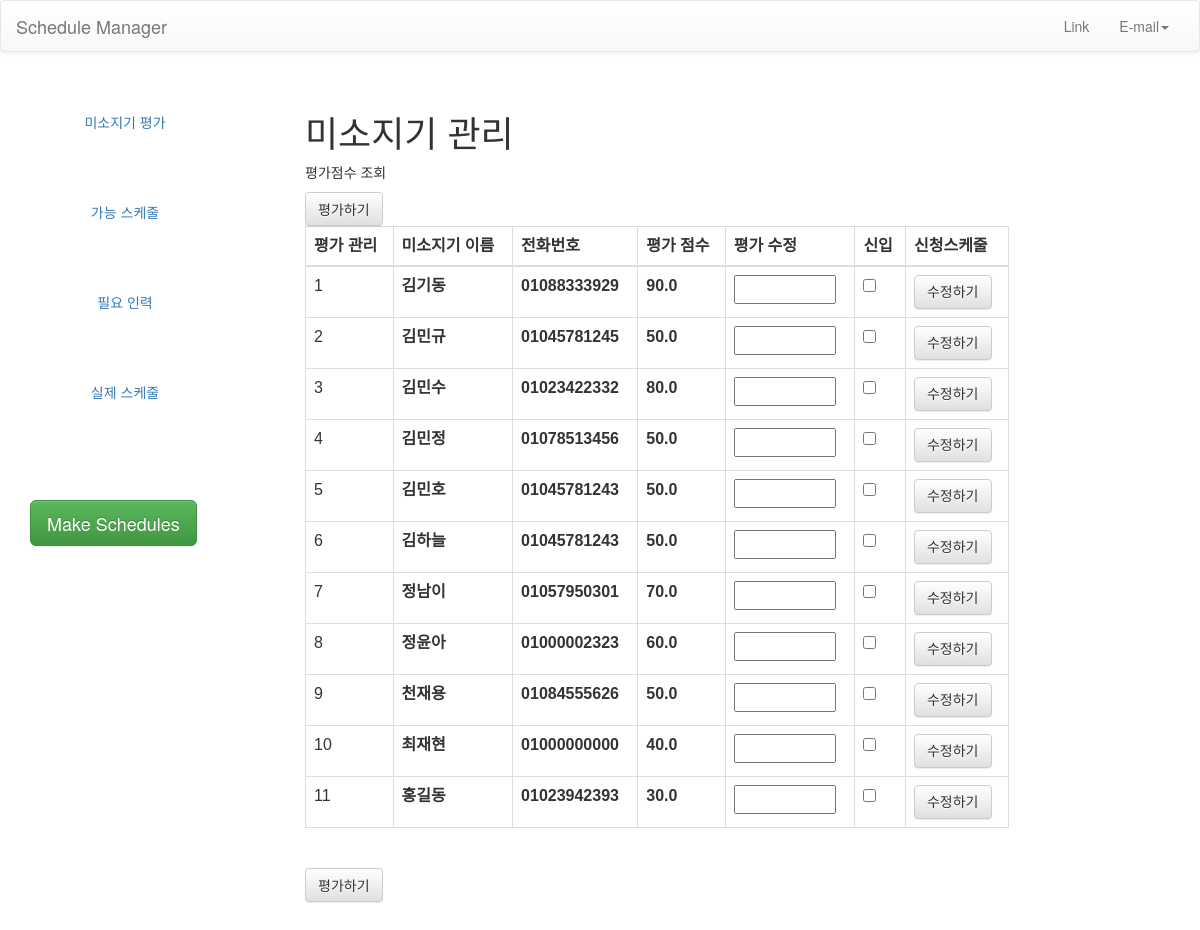
Page /manager/staff/ on the earlier database version.
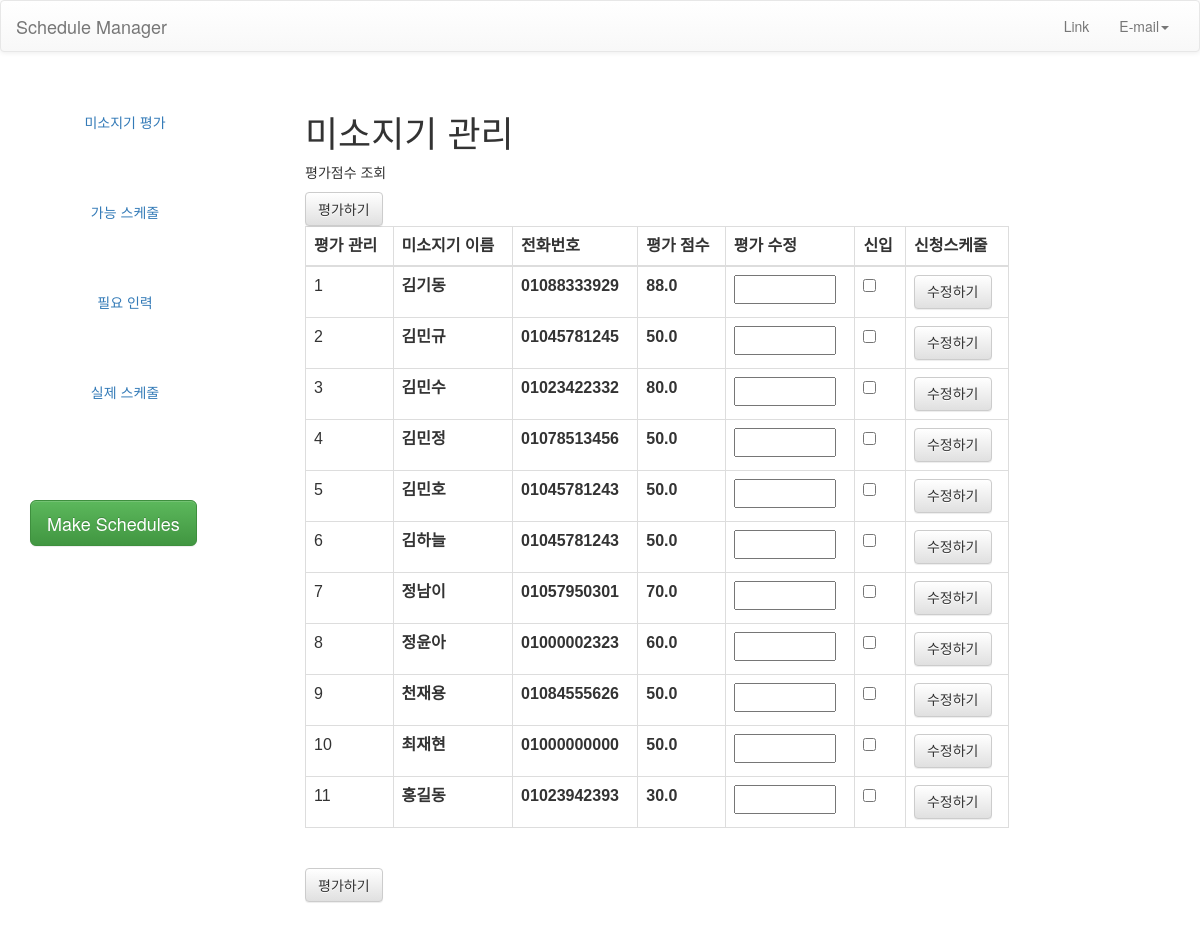
Same page on the later database version.
### miso/models.py (models this page shows, shortened)
class Staff (models.Model):
    name = models.CharField(max_length=45)
    phone = models.CharField(max_length=20)
    score = models.FloatField(blank=True, default=50)
    possible_N_days = models.IntegerField(blank=True, default=3)
    newcomer = models.BooleanField(blank=True, default=False)
    min_complete = models.BooleanField (blank=True, default=False)
    max_complete = models.BooleanField (blank=True, default=False)
    class Meta:
        unique_together = ('name', 'phone')

### miso/views.py (the view, shortened to what this page needs)
# urls.py: path('manager/staff/', manageStaffView, name='manager-staff'),
def manageStaffView(request):
    staffAll = Staff.objects.all().order_by('name')
    context = {'staffAll': staffAll, }
    if request.method=="GET":
        print("getgetget")
    return render(request, 'plan/manager_staff.html', context)

### template/plan/manager_staff.html (shortened to what this page needs)
{% load static %}
<html>
<head>
  <link rel="stylesheet" type="text/css" href="{% static 'css/bootstrap.css' %}"/>
  <link rel="stylesheet" type="text/css" href="{% static 'css/bootstrap.min.css' %}"/>
  <link rel="stylesheet" type="text/css" href="{% static 'css/bootstrap-theme.css' %}"/>
  <link rel="stylesheet" type="text/css" href="{% static 'css/bootstrap-theme.min.css' %}"/>
  <link rel="stylesheet" type="text/css" href="{% static 'css/miso.css' %}"/>
</head>
<body>
   <nav class="navbar navbar-default" role="navigation">
	  <div class="container-fluid">
	    <div class="navbar-header">
	      <a class="navbar-brand" href="/manager/">Schedule Manager</a>
	    </div>
	    <div class="navbar-collapse collapse" id="navbar-collapse-1">
	      <ul class="nav navbar-nav navbar-right">
		<li><a href="#">Link</a></li>
		<li class="dropdown">
		  <a href="#" class="dropdown-toggle" data-toggle="dropdown" role="button" aria-expanded="false">E-mail<span class="caret"></span></a>
		</li>
	      </ul>
	    </div>
	  </div>
	</nav>
	<div id="page-wrapper">
      <div id="sidebar-wrapper">
        <ul class="nav nav-pills nav-stacked navbar-collapse">
          <li><a href="/manager/staff">미소지기 평가</a></li>
          <li><a href="/manager/possible">가능 스케줄</a></li>
          <li><a href="/manager/hr">필요 인력</a></li>
          <li><a href="/manager/real">실제 스케줄</a></li>
        </ul>
       	<ul class="sidebar-nav btn-padding-30">
          <button type="button" class="btn btn-success btn-lg">Make Schedules</button>
       	</ul>
      </div>
        <form id="scoreupdate" method="post">
      <div id="page-content-wrapper">
        <div class="container-fluid">
          <h1>미소지기 관리</h1>
          <p>평가점수 조회</p>
            <button class="btn btn-default" type="submit">평가하기</button>
          <table class="table table-bordered table-hover">
          <thead>
          <tr>
            <th>평가 관리</th>
            <th>미소지기 이름</th>
            <th>전화번호</th>
            <th>평가 점수</th>
            <th>평가 수정</th>
            <th>신입</th>
            <th>신청스케줄</th>
          </tr>
          </thead>
          <tbody>
            {% for staff in staffAll %}
            {% with staff.name|add:":"|add:staff.phone as name%}
          <tr>
            <td>{{forloop.counter}}</td>
            <th>{{staff.name}}</th>
            <th>{{staff.phone}}</th>
            <th>{{staff.score}}</th>
            <th>
              <input type="number" name={{name}} min="10" max="100" value="" step="0.01">
            </th>
              <th>
              <input type="checkbox" name={{name}} value="1" {% if staff.newcomer == 1 %} checked {% endif %}>
            </th>
              <th>
                <a class="btn btn-default" href="../../staff/{{staff.name}}/{{staff.phone}}">
                    수정하기
                </a>
              </th>
          </tr>
            {% endwith %}
            {% endfor %}
          </tbody>
        </table>
          <br>
          <button class="btn btn-default" type="submit">평가하기</button>
          </form>
        </div>
</body>
</html>

Differences in the rows shown:
changed Staff "김기동": score "90.0" → "88.0"
changed Staff "최재현": score "40.0" → "50.0"
